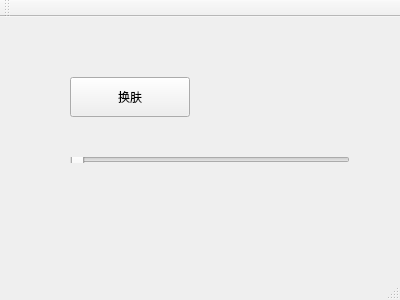
<?xml version="1.0" encoding="UTF-8"?>
<ui version="4.0">
 <class>MainWindow</class>
 <widget class="QMainWindow" name="MainWindow">
  <property name="geometry">
   <rect>
    <x>0</x>
    <y>0</y>
    <width>400</width>
    <height>300</height>
   </rect>
  </property>
  <property name="windowTitle">
   <string>MainWindow</string>
  </property>
  <property name="styleSheet">
   <string notr="true"/>
  </property>
  <widget class="QWidget" name="centralWidget">
   <widget class="QPushButton" name="pushButton">
    <property name="geometry">
     <rect>
      <x>70</x>
      <y>60</y>
      <width>120</width>
      <height>40</height>
     </rect>
    </property>
    <property name="text">
     <string>换肤</string>
    </property>
   </widget>
   <widget class="QSlider" name="horizontalSlider">
    <property name="geometry">
     <rect>
      <x>70</x>
      <y>140</y>
      <width>280</width>
      <height>6</height>
     </rect>
    </property>
    <property name="orientation">
     <enum>Qt::Horizontal</enum>
    </property>
   </widget>
  </widget>
  <widget class="QMenuBar" name="menuBar">
   <property name="geometry">
    <rect>
     <x>0</x>
     <y>0</y>
     <width>400</width>
     <height>17</height>
    </rect>
   </property>
  </widget>
  <widget class="QToolBar" name="mainToolBar">
   <attribute name="toolBarArea">
    <enum>TopToolBarArea</enum>
   </attribute>
   <attribute name="toolBarBreak">
    <bool>false</bool>
   </attribute>
  </widget>
  <widget class="QStatusBar" name="statusBar"/>
 </widget>
 <layoutdefault spacing="6" margin="11"/>
 <resources/>
 <connections/>
</ui>
